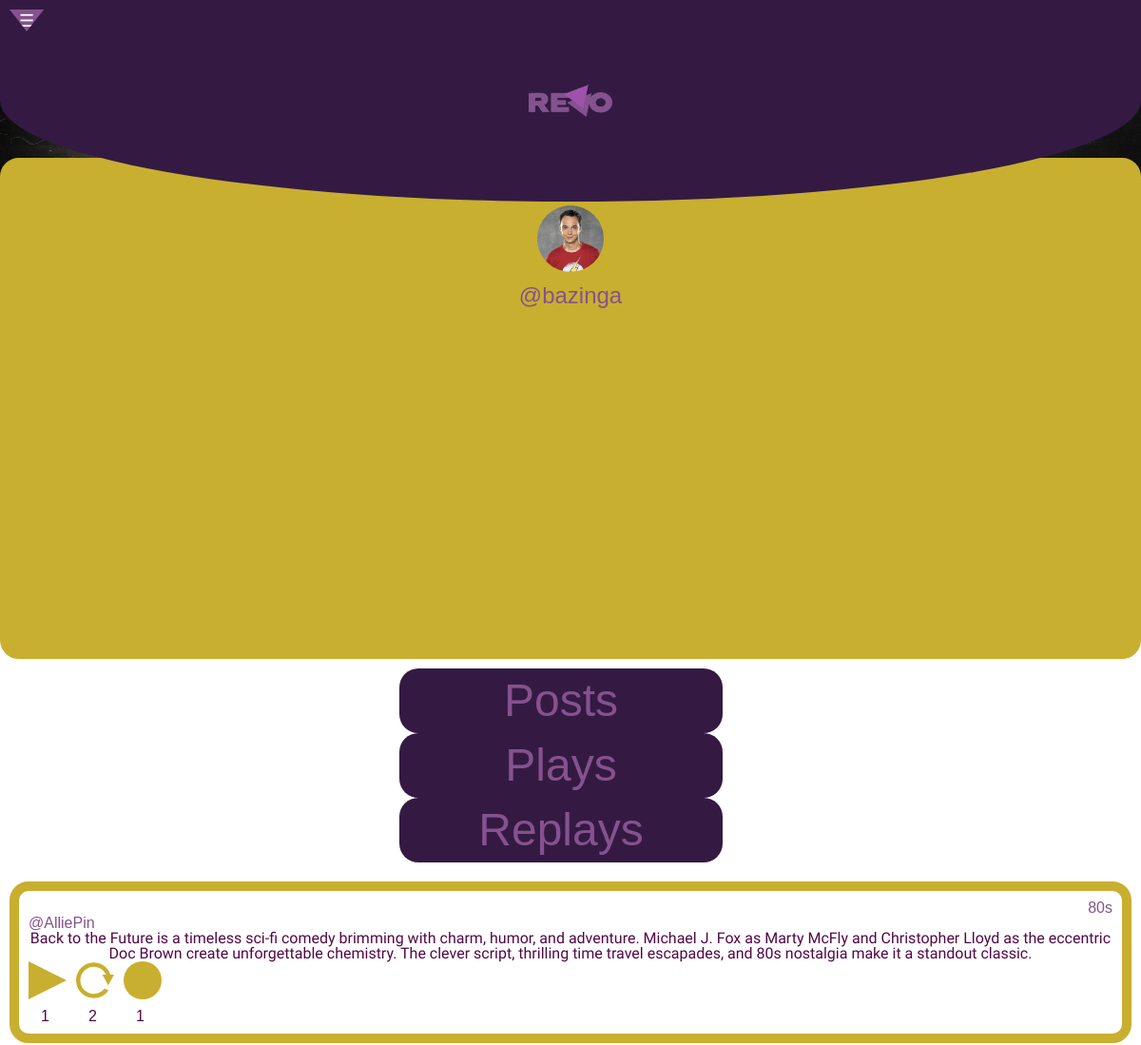
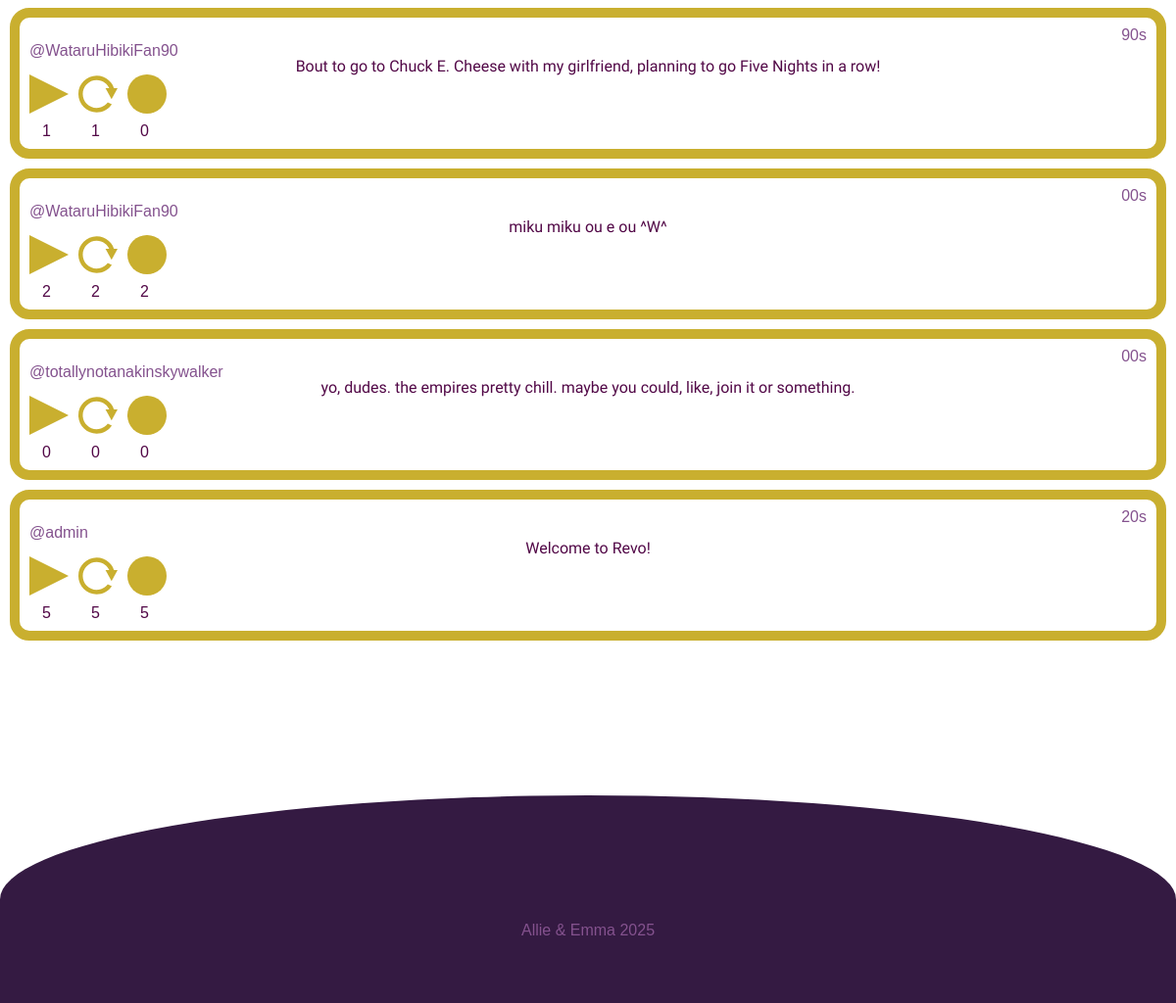
Screenshot of /profile.php?handle=@bazinga&view=replayed with the database file from the repository (2 pictures, top to bottom).
### tables this page shows
CREATE TABLE `revoaccounts` (
  `accountid` int NOT NULL,
  `handle` varchar(255) NOT NULL,
  `fname` varchar(255) NOT NULL,
  `lname` varchar(255) NOT NULL,
  `email` varchar(255) NOT NULL,
  `psword` varchar(255) NOT NULL,
  `monthEntry` varchar(255) NOT NULL,
  `dayEntry` varchar(255) NOT NULL,
  `yearEntry` varchar(255) NOT NULL,
  `profileImage` varchar(255) NOT NULL DEFAULT 'img/tempPfp.png',
  `profileName` varchar(255) NOT NULL DEFAULT 'ProfilePicture',
  `bannerImage` varchar(255) NOT NULL DEFAULT 'img/tempBackground.png',
  `bannerName` varchar(255) NOT NULL DEFAULT 'ProfileBackground'
);

CREATE TABLE `revoposts` (
  `postid` int NOT NULL,
  `handle` varchar(255) NOT NULL,
  `content` text NOT NULL,
  `plays` int DEFAULT '0',
  `replays` int DEFAULT '0',
  `records` int DEFAULT '0',
  `eraTag` int NOT NULL
);

### database/database.php (called while the page is built, shortened)
<?php
class Database {
    protected $connection;
    function __construct() {
        if(!isset($this->connection)) {
            $this->connection = new mysqli('localhost', 'root', 'mysql', 'revo');
        }
        return $this->connection;
    }
}
?>

### database/crud.php (called while the page is built, shortened)
<?php
    require_once 'database/database.php';
    class crud extends database {
        public function getSelectedPosts($viewTag, $handle, $selection) {
            if ($viewTag != null) {
                $query = "SELECT DISTINCT revoposts.* FROM revoposts JOIN revoactions ON revoposts.postid = revoactions.postid WHERE revoactions.handle = ? AND revoactions.$selection = 1 ORDER BY FIELD(revoposts.eraTag, '80', '90', '2000', '10', '20')";
            } else {
                $query = "SELECT DISTINCT * FROM revoposts WHERE handle = ? ORDER BY FIELD(eraTag, '80', '90', '2000', '10', '20')";
            }
            $revo = $this->connection->prepare($query);
            $revo->bind_param("s", $handle);
            $revo->execute();
            $result = $revo->get_result();
            $selectedPosts = [];
            while ($row = $result->fetch_assoc()) {
                $selectedPosts[] = $row;
            }
            return $selectedPosts;
        }
        public function checkLike($handle, $postId) {
            $query = $this->connection->prepare("SELECT played FROM revoactions WHERE handle = ? AND postid = ?");
            $query->bind_param("si", $handle, $postId);
            $query->execute();
            $result = $query->get_result();
            return $result->fetch_assoc();
        }
        public function checkReplay($handle, $postId) {
            $query = $this->connection->prepare("SELECT replayed FROM revoactions WHERE handle = ? AND postid = ?");
            $query->bind_param("si", $handle, $postId);
            $query->execute();
            $result = $query->get_result();
            return $result->fetch_assoc();
        }
        public function checkRecord($handle, $postId) {
            $query = $this->connection->prepare("SELECT recorded FROM revoactions WHERE handle = ? AND postid = ?");
            $query->bind_param("si", $handle, $postId);
            $query->execute();
            $result = $query->get_result();
            return $result->fetch_assoc();
        }
        public function imageHandler($handle) {
            $revo = $this->connection->prepare("SELECT profileImage, profileName, bannerImage, bannerName FROM revoaccounts WHERE handle = ?");
            $revo->bind_param("s", $handle);
            $revo->execute();
            $imagelist = $revo->get_result();
            $images = [];
            while ($row = $imagelist->fetch_assoc()) {
                $images[] = $row;
            }
            return $images;
        }
    }
?>

### include/globalFeed.php (the view, shortened to what this page needs)
<div class="feed">
    <?php
        if ($feedType == 1) {
            $handle = $_SESSION['handle'];
            $viewTag = isset($_GET['view']) ? $_GET['view'] : null;
            $selection = $viewTag;
            $posts = $crud->getSelectedPosts($viewTag, $handle, $selection);
        }
        elseif ($feedType == 2) {
            $handle = $_GET['handle'];
            $viewTag = isset($_GET['view']) ? $_GET['view'] : null;
            $selection = $viewTag;
            $posts = $crud->getSelectedPosts($viewTag, $handle, $selection);
        }
        else
        {
            $eraTag = isset($_GET['era']) ? $_GET['era'] : null;
            $posts = $crud->getPosts($eraTag);
        }
        foreach ($posts as $post) {
            echo "<div class='post'>";
            if ($post['eraTag'] == '2000') {
                echo "<h3 class='era'>00s</h3>";
            }
            else {
                echo "<h3 class='era'>" . htmlspecialchars($post['eraTag']) . "s</h3>";
            }
            if (isset($_SESSION['handle']) && ($post['handle'] == $_SESSION['handle'])) {
                echo "<h3><a href='myprofile.php'>" . htmlspecialchars($post['handle']) . "</a></h3>";
            }
            else {
                echo "<h3><a href='profile.php?handle=" . htmlspecialchars($post['handle']) . "'>" . htmlspecialchars($post['handle']) . "</a></h3>";
            }
            echo "<p>" . htmlspecialchars($post['content']) . "</p>";
                echo "<section class='postBtns'>";
                    echo "<form method='post' class='likeForm'>";
                        if (isset($_SESSION['handle'])) {
                            $handle = $_SESSION['handle'];
                        }
                        else {
                            $handle = null;
                        }
                        $postId = $post['postid'];
                        $playedata = $crud->checkLike($handle, $postId);
                        if ($playedata) {
                            if ($playedata['played'] == 1) {
                                echo "<button type='submit' class='playsClicked'></button>";
                            } else {
                                echo "<button type='submit' class='plays'></button>";
                            }
                        }
                        else {
                            echo "<button type='submit' class='plays'></button>";
                        }
                        echo "<p class='small'>" . htmlspecialchars($post['plays']) . "</p>";
                    echo "</form>";
                    echo "<form method='post' class='replayForm'>";
                        if (isset($_SESSION['handle'])) {
                            $handle = $_SESSION['handle'];
                        }
                        else {
                            $handle = null;
                        }
                        $postId = $post['postid'];
                        $replayData = $crud->checkReplay($handle, $postId);
                        if ($replayData) {
                            if ($replayData['replayed'] == 1) {
                                echo "<button class='replaysClicked'></button>";
                            } else {
                                echo "<button class='replays'></button>";
                            }
                        }
                        else {
                            echo "<button type='submit' class='replays'></button>";
                        }
                        echo "<p class='small'>" . htmlspecialchars($post['replays']) . "</p>";
                    echo "</form>";
                    echo "<form method='post' class='recordForm'>";
                        if (isset($_SESSION['handle'])) {
                            $handle = $_SESSION['handle'];
                        }
                        else {
                            $handle = null;
                        }
                        $postId = $post['postid'];
                        $recordData = $crud->checkRecord($handle, $postId);
                        if ($recordData) {
                            if ($recordData['recorded'] == 1) {
                                echo "<button class='recordsClicked'></button>";
                            } else {
                                echo "<button class='records'></button>";
                            }
                        }
                        else {
                            echo "<button type='submit' class='records'></button>";
                        }
                        echo "<p class='small'>" . htmlspecialchars($post['records']) . "</p>";
                    echo "</form>";
                echo "</section>";
            echo "</div>";
        }
    ?>
</div>

### profile.php (shortened to what this page needs)
<?php
  include './include/globalHeader.php';
  $handle = htmlspecialchars($_GET['handle']);
  $imagelist = $crud->imageHandler($handle);
?>
    <section class="profileSection">
        <section class="profileInfo">
            <?php
                foreach ($imagelist as $image) {
                    echo '<img src="' . htmlspecialchars($image['profileImage']) . '" title="' . htmlspecialchars($image['profileName']) . '">';
                }
            ?>
            <h2><?php echo htmlspecialchars($handle); ?></h2>
        </section>
    </section>
    <section class="profileBtns">
        <a href="profile.php?handle=<?php echo $handle; ?>" class="button">Posts</a>
        <a href="profile.php?handle=<?php echo $handle; ?>&view=played" class="button">Plays</a>
        <a href="profile.php?handle=<?php echo $handle; ?>&view=replayed" class="button">Replays</a>
    </section>
<?php
    $feedType = 2;
    include './include/globalFeed.php';
    include './include/globalFooter.php';
?>

### css/style.css (style rules this page uses)
html, body { display: flex; flex-direction: column; justify-content: center; }
html { background-color: rgb(255, 255, 255); }
h2 { font-family: "RevoDefault", sans-serif; color: #84528e; font-size: 1.5em; text-align: center; margin-top: 13px; }
select, button { font-family: "Funnel Display", sans-serif; font-size: 100%; color: black; text-decoration: none; margin-bottom: 10px; border: 10px solid #c9af2f; border-radius: 20px; cursor: pointer; }
.feed { margin-left: 20%; padding-bottom: 10%; }
.post { font-family: "RevoDefault", sans-serif; display: flex; flex-direction: column; justify-content: center; border: #c9af2f 10px solid; color: #520847; margin: 10px; padding: 10px; border-radius: 20px; }
.post h3 { font-family: "RevoDefault", sans-serif; color: #84528e; font-size: 100%; text-align: left; }
.post p { font-family: "Funnel Display", sans-serif; font-style: normal; text-align: center; }
.post a { text-decoration: none; color: #84528e; }
.era { display: flex; flex-direction: column; align-items: end; }
.eraBtns, .profileBtns { margin-left: 20%; display: flex; flex-direction: row; justify-content: center; padding: 10px; border-radius: 20px; }
.eraBtns .button, .profileBtns .button { font-family: "RevoDefault", sans-serif; font-size: 2em; background-color: #341a42; color: #84528e; border: none; border-radius: 20px; margin-right: 20px; padding: 10px; text-decoration: none; }
.plays { background: url("../img/plays.svg") no-repeat center center; background-size: cover; border: none; cursor: pointer; padding: 20px; border-radius: 0; }
.replays { background: url("../img/replays.svg") no-repeat center center; background-size: cover; border: none; cursor: pointer; padding: 20px; border-radius: 0; }
.records { background: url("../img/records.svg") no-repeat center center; background-size: cover; border: none; cursor: pointer; padding: 20px; border-radius: 0; }
.postBtns { display: flex; align-items: center; }
.postBtns button { margin-right: 10px; }
.postBtns .small { font-family: "RevoDefault", sans-serif; margin-right: 15px; }
.profileSection { display: flex; flex-direction: column; justify-content: center; border-radius: 20px; margin-top: -24px; }
.profileInfo { font-family: "RevoDefault", sans-serif; display: flex; flex-direction: row; justify-content: center; background-color: #c9af2f; border: #c9af2f 10px solid; color: #520847; margin-top: -130px; border-radius: 20px; padding: 40px; margin-left: 19.5%; }
.profileInfo img { width: 70px; height: 70px; border-radius: 50%; }
* { scrollbar-width:auto; scrollbar-color: #c9af2f #341a42 ; }
@media only screen and (max-width: 1268px) { .feed, .erasInfo, .profileInfo, .about, .singleButn { margin-left: 0%; padding-bottom: 30%; } }
@media only screen and (max-width: 1268px) { .eraBtns, .profileBtns { margin: 0 auto; flex-direction: column; text-align: center; width: 30vw; font-size: 2vw; } }
@media only screen and (max-width: 1268px) { .profileInfo { flex-direction: column; align-items: center; } }

### rows the page displays
revoaccounts: profileImage (picture)
revoposts: eraTag "80", handle "@AlliePin", content "Back to the Future is a timeless sci-fi comedy brimming with charm, humor, and adventure. Michael J. Fox as Marty McFly and Christopher Lloyd as the eccentric Doc Brown create unforgettable chemistry. The clever script, thrilling time travel escapades, and 80s nostalgia make it a standout classic.", plays "1", replays "2", records "1"
revoposts: eraTag "90", handle "@WataruHibikiFan90", content "Bout to go to Chuck E. Cheese with my girlfriend, planning to go Five Nights in a row!", plays "1", replays "1", records "0"
revoposts: eraTag "00s", handle "@WataruHibikiFan90", content "miku miku ou e ou ^W^", plays "2", replays "2", records "2"
revoposts: eraTag "00s", handle "@totallynotanakinskywalker", content "yo, dudes. the empires pretty chill. maybe you could, like, join it or something.", plays "0", replays "0", records "0"
revoposts: eraTag "20", handle "@admin", content "Welcome to Revo!", plays "5", replays "5", records "5"

### other values shown
$handle "@bazinga"
